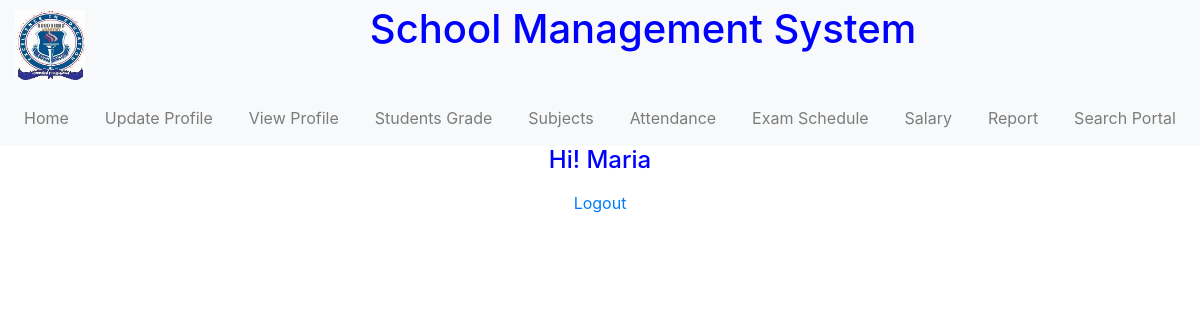
/module/teacher (signed in), run on an earlier commit of the app's database.
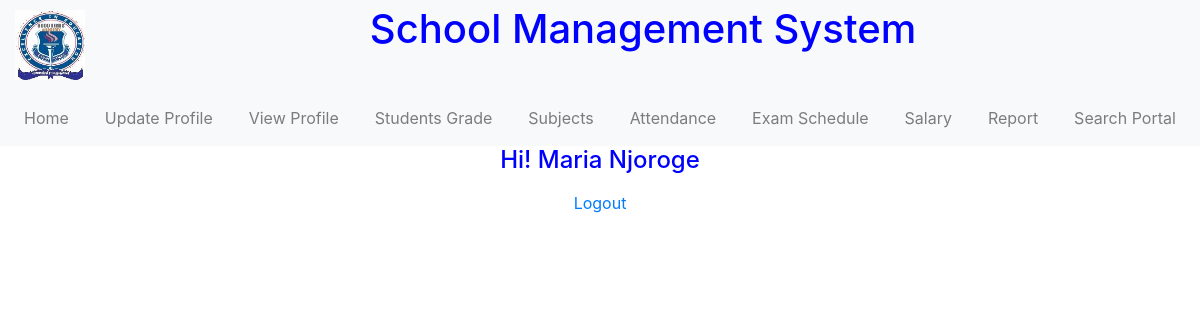
And on a later commit of the database.
### tables this page shows
CREATE TABLE `teachers` (
  `id` varchar(20) NOT NULL,
  `name` varchar(20) NOT NULL,
  `password` varchar(20) NOT NULL,
  `phone` varchar(13) NOT NULL,
  `email` varchar(20) NOT NULL,
  `address` varchar(30) NOT NULL,
  `sex` varchar(7) NOT NULL,
  `dob` date NOT NULL,
  `hiredate` date NOT NULL,
  `salary` double NOT NULL
);

### module/teacher/main.php (called while the page is built, shortened)
<?php
include_once('../../service/mysqlcon.php');
$check = $_SESSION['login_id'];
$conn = new mysqli($host, $username, $password, $db_name);
$result = $conn->query("SELECT name FROM teachers WHERE id='$check'");
if ($result->num_rows > 0) {
    $row = $result->fetch_assoc();
    $login_session = $loged_user_name = $row['name'];
} else {
    header("Location: ../../");
    exit();
}
?>

### module/teacher/index.php (the view, shortened to what this page needs)
<?php
include_once('main.php');
?>
<!DOCTYPE html>
<html lang="en">
<head>
    <link rel="stylesheet" type="text/css" href="../../source/CSS/style.css">
    <link rel="stylesheet" href="https://stackpath.bootstrapcdn.com/bootstrap/4.5.2/css/bootstrap.min.css">
</head>
<body>
    <div class="container-fluid">
        <div class="row bg-light">
            <div class="header text-center col-12">
			<a class="navbar-brand float-left" href="#">
                    <img src="../../source/goodtimes.jpg" height="70" width="70" alt="School Management System" />
                </a>
                <h1>School Management System</h1>
            </div>
        </div>
        <div class="row">
            <nav class="navbar navbar-expand-lg navbar-light bg-light col-12">
                <div class="collapse navbar-collapse justify-content-between" id="navbarNav">
                    <ul class="navbar-nav mb-0 d-flex">
                        <li class="nav-item">
                            <a class="nav-link" href="index.php">Home</a>
                        </li>
                        <li class="nav-item">
                            <a class="nav-link" href="updateTeacher.php">Update Profile</a>
                        </li>
                        <li class="nav-item">
                            <a class="nav-link" href="viewProfile.php">View Profile</a>
                        </li>
                        <li class="nav-item">
                            <a class="nav-link" href="subject.php">Students Grade</a>
                        </li>
                        <li class="nav-item">
                            <a class="nav-link" href="subject.php">Subjects</a>
                        </li>
                        <li class="nav-item">
                            <a class="nav-link" href="#">Attendance</a>
                        </li>
                        <li class="nav-item">
                            <a class="nav-link" href="exam.php">Exam Schedule</a>
                        </li>
                        <li class="nav-item">
                            <a class="nav-link" href="salary.php">Salary</a>
                        </li>
                        <li class="nav-item">
                            <a class="nav-link" href="report.php">Report</a>
                        </li>
                        <li class="nav-item">
                            <a class="nav-link" href="searchStudent.php">Search Portal</a>
                        </li>
                    </ul>
                </div>
            </nav>
        </div>
        <div class="row">
            <div class="col-12 text-center">
                <h4>Hi! <?php echo $loged_user_name . " "; ?></h4>
                <a class="nav-link" href="logout.php" onmouseover="changemouseover(this);"><?php echo "Logout";?></a>
            </div>
        </div>
    </div>
</body>
</html>

What changed in the data, as far as the page shows it:
changed teachers: name "Maria" → "Maria Njoroge"
